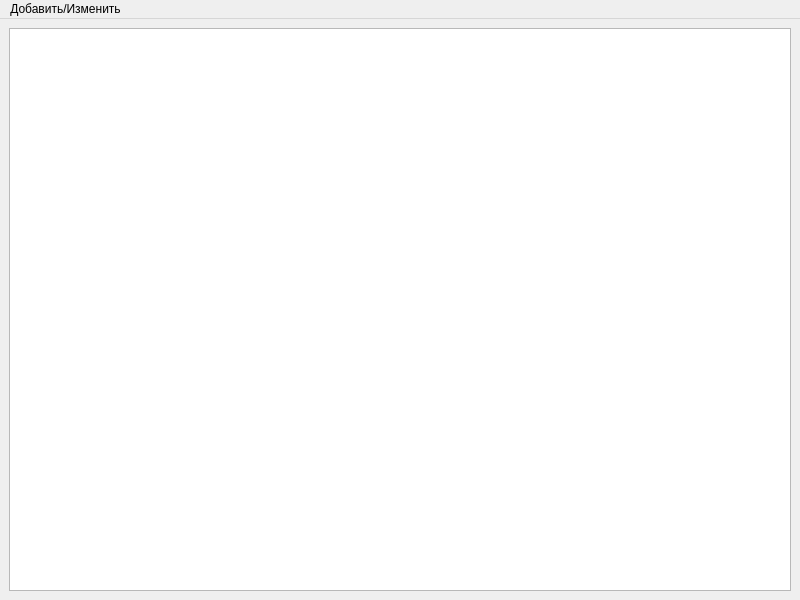
<?xml version="1.0" encoding="UTF-8"?>
<ui version="4.0">
 <class>MainWindow</class>
 <widget class="QMainWindow" name="MainWindow">
  <property name="geometry">
   <rect>
    <x>0</x>
    <y>0</y>
    <width>800</width>
    <height>600</height>
   </rect>
  </property>
  <property name="windowTitle">
   <string>КофеТека</string>
  </property>
  <widget class="QWidget" name="centralwidget">
   <layout class="QVBoxLayout" name="verticalLayout">
    <item>
     <widget class="QTableWidget" name="tableCoffee">
      <property name="editTriggers">
       <set>QAbstractItemView::NoEditTriggers</set>
      </property>
     </widget>
    </item>
   </layout>
  </widget>
  <widget class="QMenuBar" name="menuBar">
   <property name="geometry">
    <rect>
     <x>0</x>
     <y>0</y>
     <width>800</width>
     <height>26</height>
    </rect>
   </property>
   <widget class="QMenu" name="menu">
    <property name="title">
     <string>Добавить/Изменить</string>
    </property>
    <addaction name="actionAddEdit"/>
   </widget>
   <addaction name="menu"/>
  </widget>
  <action name="actionAddEdit">
   <property name="text">
    <string>Добавить/Изменить</string>
   </property>
  </action>
 </widget>
 <resources/>
 <connections/>
</ui>
